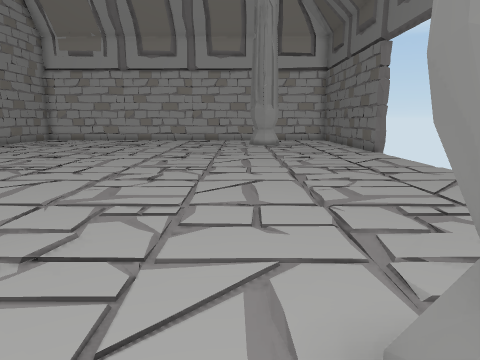
View 1 (above)

17 first-person views from a walk through a Unity game level. The camera is 1.5 m above the floor, tilts 10° down and sees 70° across. The floor is counted in squares, 1 m on a side. Each view is taken from the middle of a square. On the plan, view 1 faces up. The plan holds only what a view shows up to about 16 squares ahead; the rest is blank. The place goes on beyond the plan.

View 2
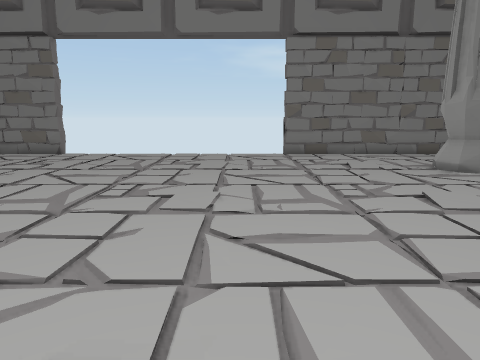

View 3
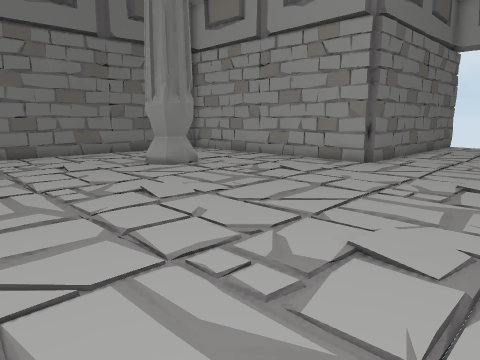

View 4
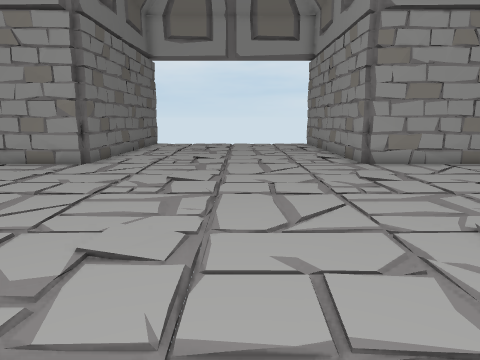

View 5
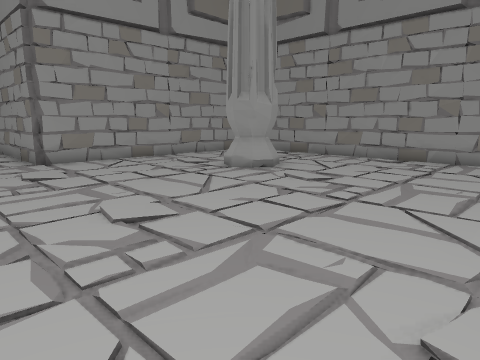

View 6
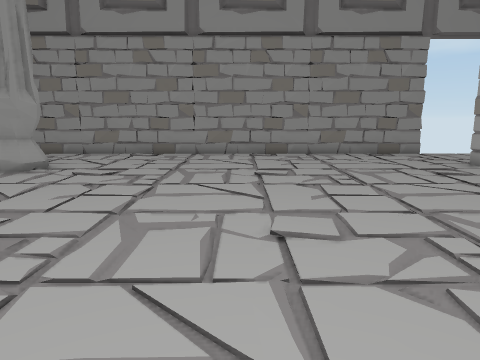

View 7
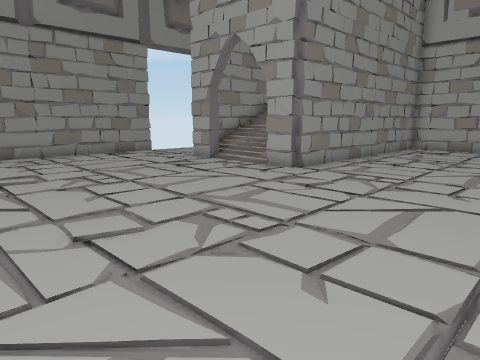

View 8
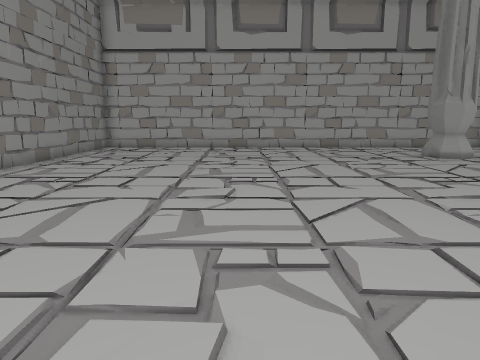

View 9
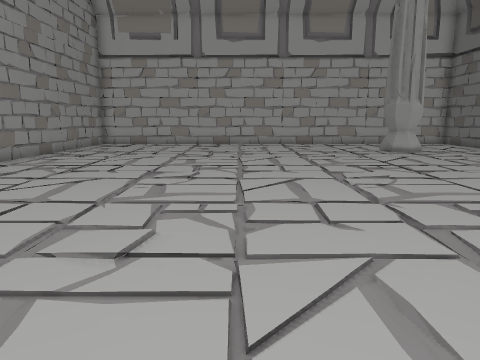

View 10
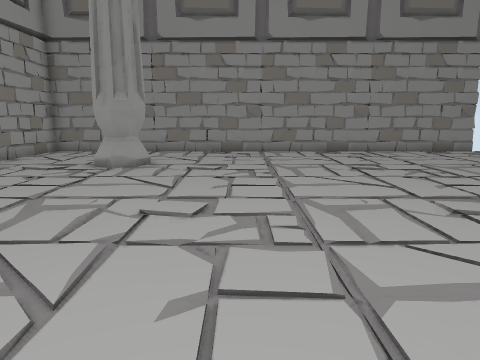

View 11
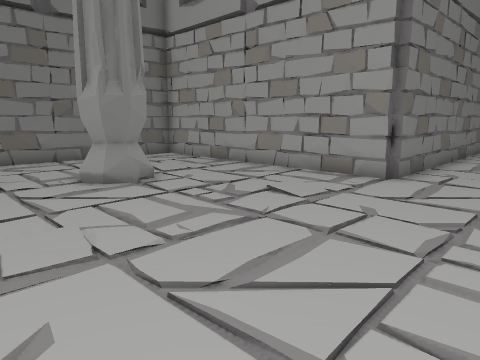

View 12
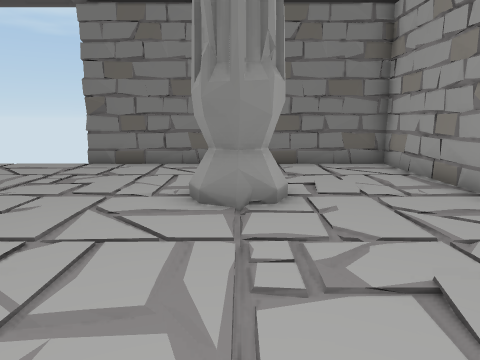

View 13
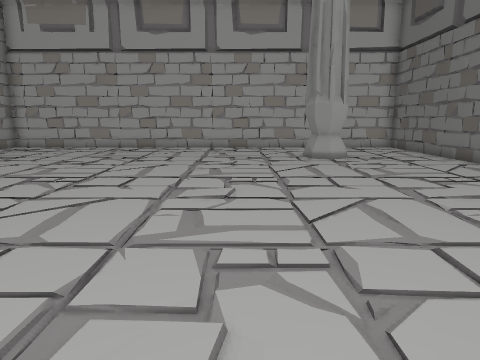

View 14
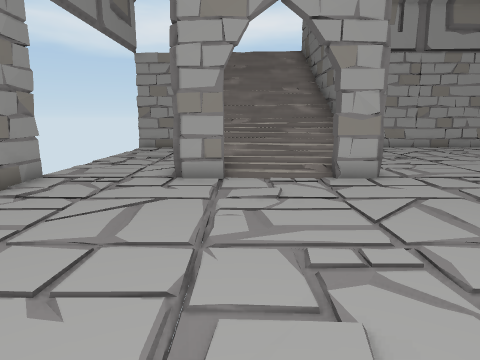

View 15
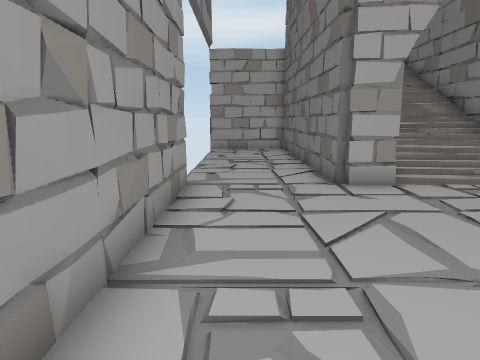

View 16
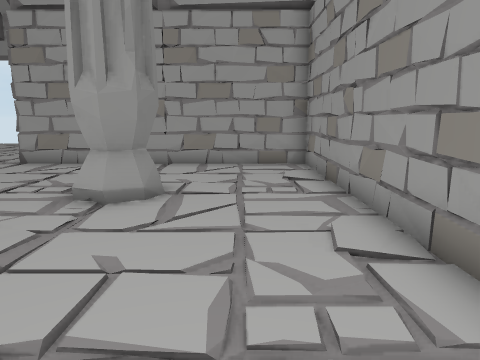

View 17
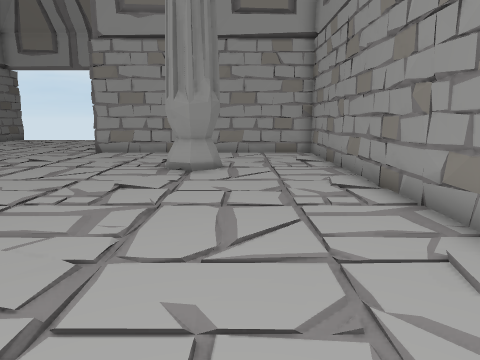

### Floor plan
Key: @ floor where view 1 was taken; # wall or solid block; . main floor; : floor 1 m higher than the main floor; + floor 1.5 m higher than the main floor; = window, fence, low wall or low ledge.
Columns run from 23 left of view 1 to 7 right of it. Each row starts with its distance up from view 1.
 23 ...#     #...... .... ...  ..#
 22 ...#     #..............# ...#
 21 ...#     #..............##...#
 20 ...#     #..............##...#
 19 ...##++###...................#
 18 ...##:####...................#
 17 ...##===##...................#
 16 #..###.###...................##
 15 #.............................
 14 #.............................
 13 #.............................
 12 #.............................
 11 #.............................
 10 #.............................
  9 #.............................
  8 #.............................
  7 #.............................
  6 #............................##
  5 #............................#
  4 #............................#
  3 #............................#
  2 #...##..................##...#
  1 #...##..................##...#
  0 #... #.................@##...#
 -1 #............................#
 -2 #............................#
 -3 #............................#
 -4 ###########........###########
 -5           #........#
 -6           #........#
 -7           #........#

Where each view was taken, in squares from view 1:
view 1: 0 up, 0 right, facing up
view 2: 8 up, 9 left, facing right
view 3: 8 up, 9 left, facing down-right
view 4: 8 up, 9 left, facing down
view 5: 9 up, 10 left, facing down-left
view 6: 8 up, 8 left, facing left
view 7: 7 up, 8 left, facing up-left
view 8: 7 up, 7 left, facing up
view 9: 5 up, 6 left, facing up
view 10: 5 up, 7 left, facing left
view 11: 5 up, 7 left, facing down-right
view 12: 1 up, 5 left, facing right
view 13: 7 up, 2 left, facing up
view 14: 7 up, 18 left, facing up
view 15: 8 up, 22 left, facing up
view 16: 8 up, 21 left, facing down
view 17: 12 up, 20 left, facing down
